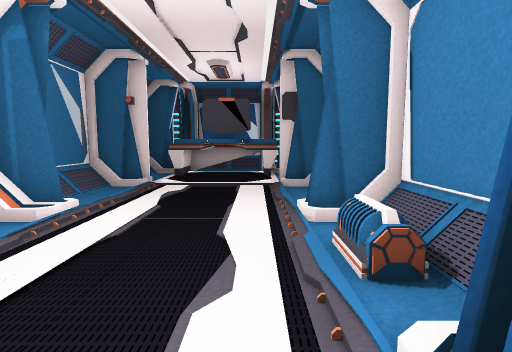
[1] (above)

21 first-person views from a walk through a Unity game level. The camera is 1.3 m above the floor, tilts 6° down and sees 80° across. Doors are open. The floor is counted in squares, 0.9 m on a side. Each view is taken from the middle of a square. On the plan, view 1 faces up. The plan holds only what a view shows up to about 15 squares ahead; the rest is blank. The place goes on beyond the plan. The player character is not drawn. Some surface patterns are stand-ins.

[2]
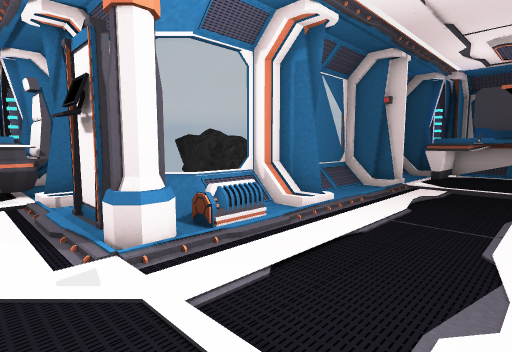

[3]
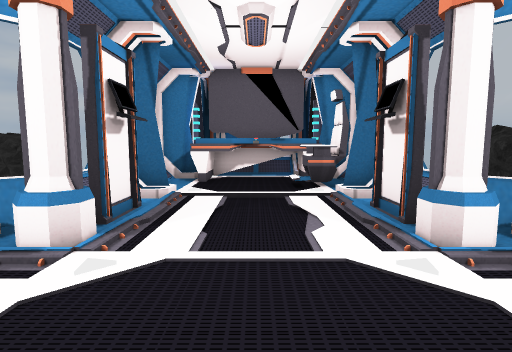

[4]
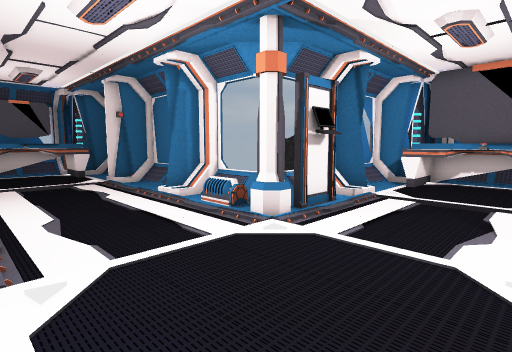

[5]
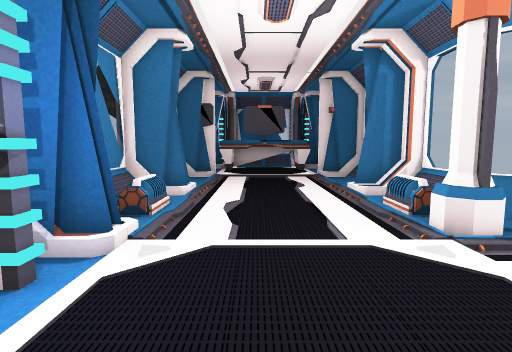

[6]
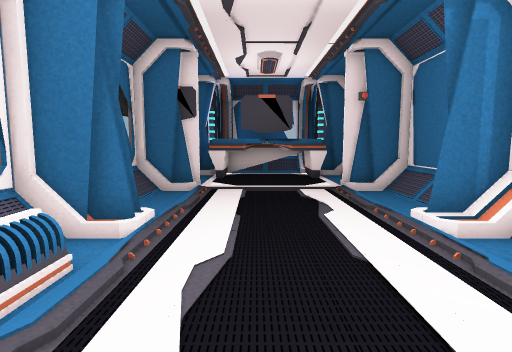

[7]
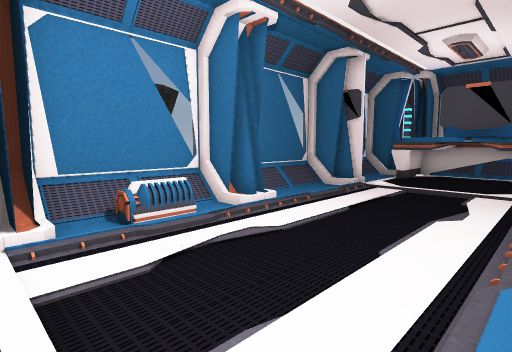

[8]
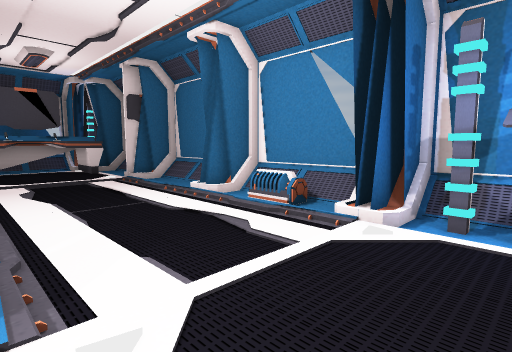

[9]
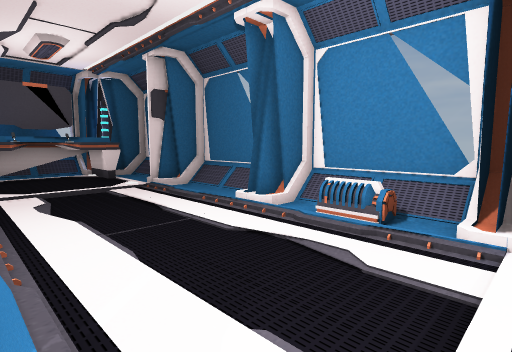

[10]
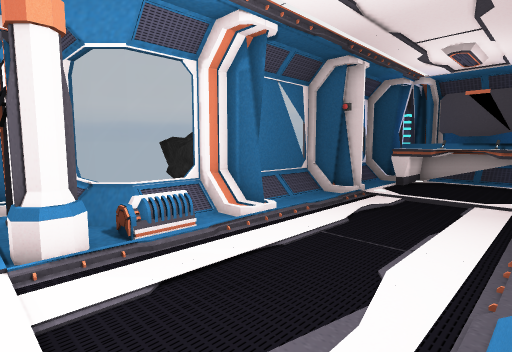

[11]
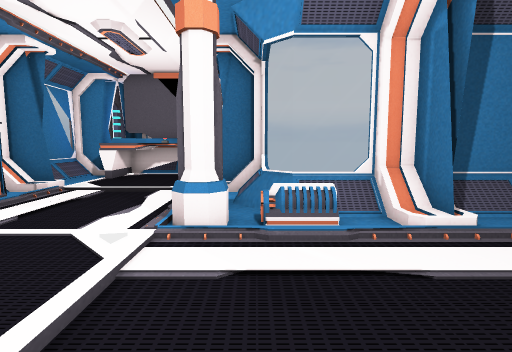

[12]
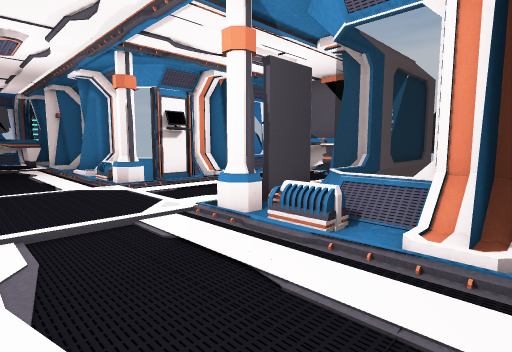

[13]
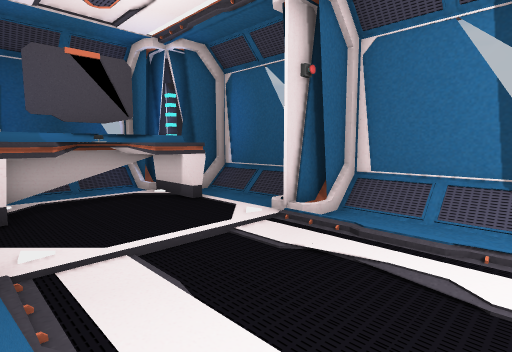

[14]
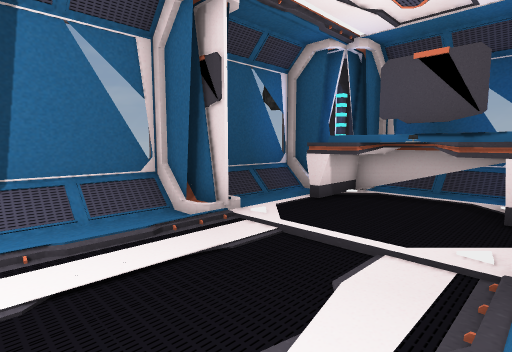

[15]
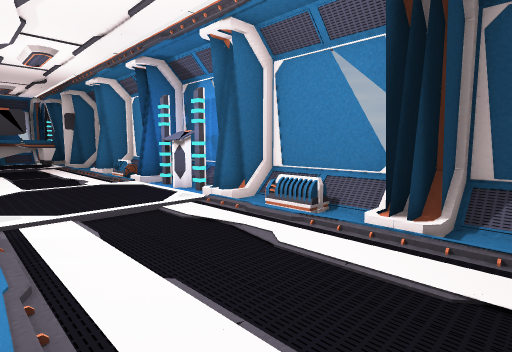

[16]
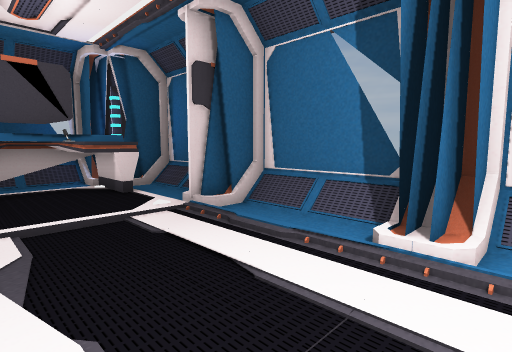

[17]
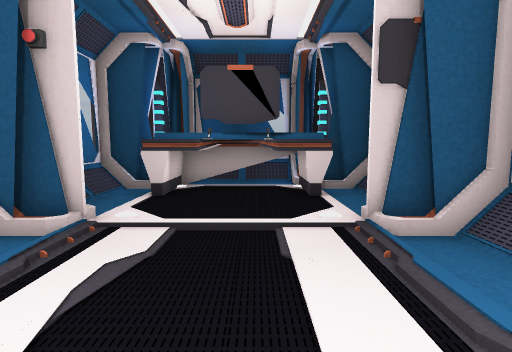

[18]
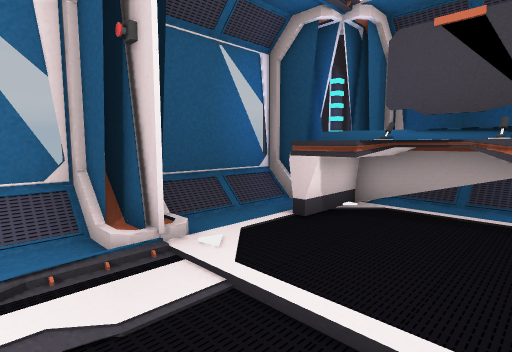

[19]
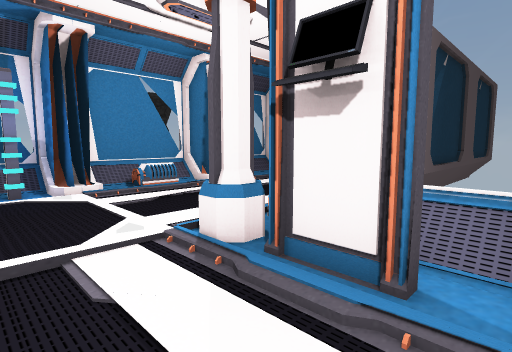

[20]
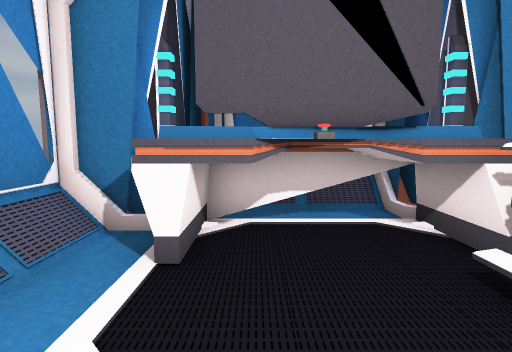

[21]
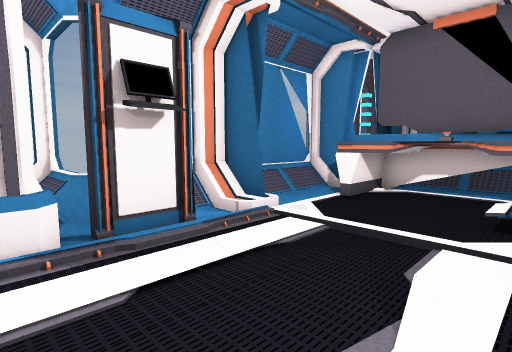

### Floor plan
Key: @ floor where view 1 was taken; # wall or solid block; . floor; / step, stairs or slope; D open door; = window, fence, low wall or low ledge; G generator; C console; O other object.
Columns run from 15 left of view 1 to 3 right of it. Each row starts with its distance up from view 1.
 17           ########
 16          ###OOOO###
 15          =/OOOOOO/#
 14          =/OOO.OO/=
 13          =/....../
 12          #/......
 11          ##DDDDDD##
 10          =/....../#
  9          =/....../=
  8          =/....../=
  7          #//....//=
  6          ##/..../##
  5          =/....../=
  4         #=G/....G.=
  3  ##===#===//....//=
  2 ### OO#/##OO..../##
  1 ###OOO..//....../##
  0 #O#O......./...@##=
 -1 #O#O......./....CC=
 -2 #O#O......./....##=
 -3 ###O....//....../##
 -4 ###...#/##OO..../##
 -5   #===#===//....//=
 -6         #=G/....G.=
 -7          =/....../=
 -8          #//..../##
 -9          ##/....//#
-10          =/....../=
-11          =/....../=
-12          #/....../=
-13          ##DDDDDD##
-14          =/....../#
-15          =/....../=
-16          =/OO.OOO/=
-17          #/OOOOOO/=
-18          ###OOOO###
-19           ########

Where each view was taken, in squares from view 1:
view 1: 0 up, 0 right, facing up
view 2: 0 up, 0 right, facing up-left
view 3: 1 down, 0 right, facing left
view 4: 1 up, 1 right, facing down-left
view 5: 1 up, 1 left, facing down
view 6: 3 down, 1 left, facing down
view 7: 3 down, 4 left, facing down-right
view 8: 1 down, 4 left, facing up-right
view 9: 1 up, 4 left, facing up-right
view 10: 1 up, 1 right, facing up-left
view 11: 3 up, 1 right, facing left
view 12: 7 up, 0 right, facing down-left
view 13: 9 down, 1 right, facing down-left
view 14: 9 down, 4 left, facing down-right
view 15: 10 down, 4 left, facing up-right
view 16: 5 up, 3 left, facing up-right
view 17: 6 up, 1 left, facing up
view 18: 9 up, 0 right, facing up-left
view 19: 1 down, 8 left, facing down-right
view 20: 2 down, 8 left, facing left
view 21: 1 up, 4 left, facing down-left
